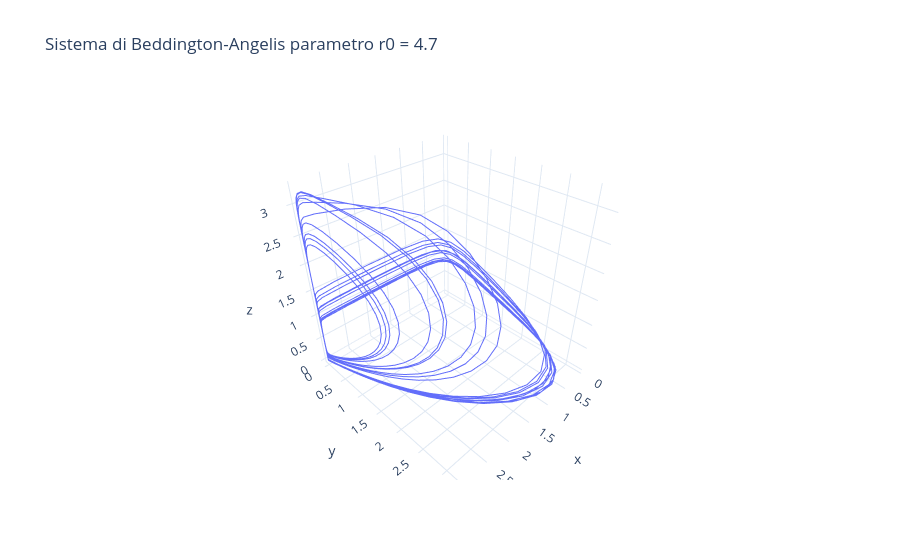
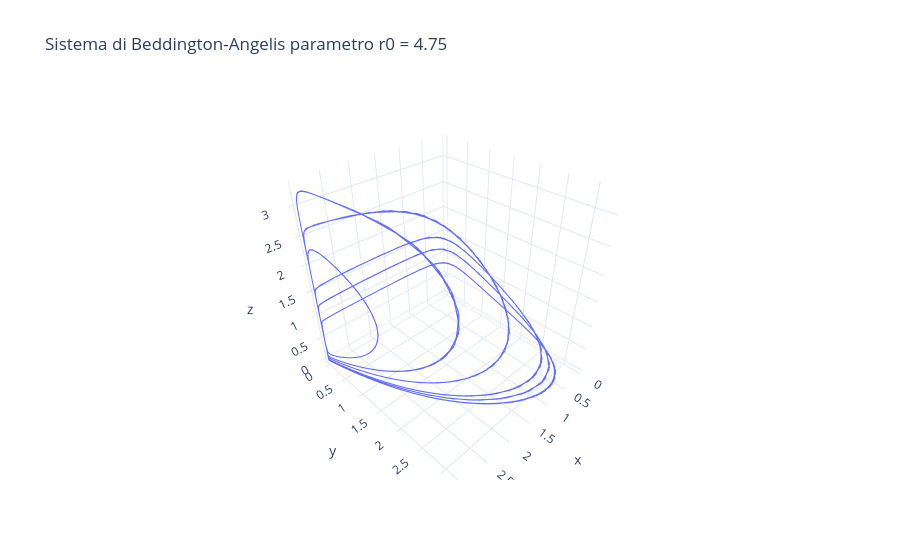

Source (notebook cell) for these figures, in order:
### Code cell
parametri = [4.7, 4.75]
y_init = [X0, Y0, Z0]

t_span = (0,3000)
t_eval = np.linspace(2500, 3000, 3000)

for parametro in parametri:
    
    sol = solve_ivp(
    beddingtonAngelis, t_span, y_init, args=(parametro, k0, k1), 
    t_eval=t_eval, method='DOP853', rtol=1e-7, atol=1e-8, max_step = 0.1)

    # estraiamo le soluzioni dal sistema
    x_values = sol.y[0]
    y_values = sol.y[1]
    z_values = sol.y[2]
    
    #plottiamo il tutto
    fig = go.Figure(data=[go.Scatter3d(x=x_values, y=y_values, z=z_values, mode='lines')])
    
    fig.update_layout(title=f"Sistema di Beddington-Angelis parametro r0 = {parametro}", template = "plotly_white")
    
    fig.show()

### Figure 1 — Plotly figure (JSON) as saved in the notebook; plotly's stock layout.template omitted (floating-point values rounded to 4 significant figures; data arrays with more than 128 entries replaced by an {"elided": "..."} marker saying what was removed)
{"data": [{"mode": "lines", "type": "scatter3d", "x": {"elided": "3000 float values"}, "y": {"elided": "3000 float values"}, "z": {"elided": "3000 float values"}}], "layout": {"title": {"text": "Sistema di Beddington-Angelis parametro r0 = 4.7"}}}

### Figure 2 — Plotly figure (JSON) as saved in the notebook; plotly's stock layout.template omitted (floating-point values rounded to 4 significant figures; data arrays with more than 128 entries replaced by an {"elided": "..."} marker saying what was removed)
{"data": [{"mode": "lines", "type": "scatter3d", "x": {"elided": "3000 float values"}, "y": {"elided": "3000 float values"}, "z": {"elided": "3000 float values"}}], "layout": {"title": {"text": "Sistema di Beddington-Angelis parametro r0 = 4.75"}}}
